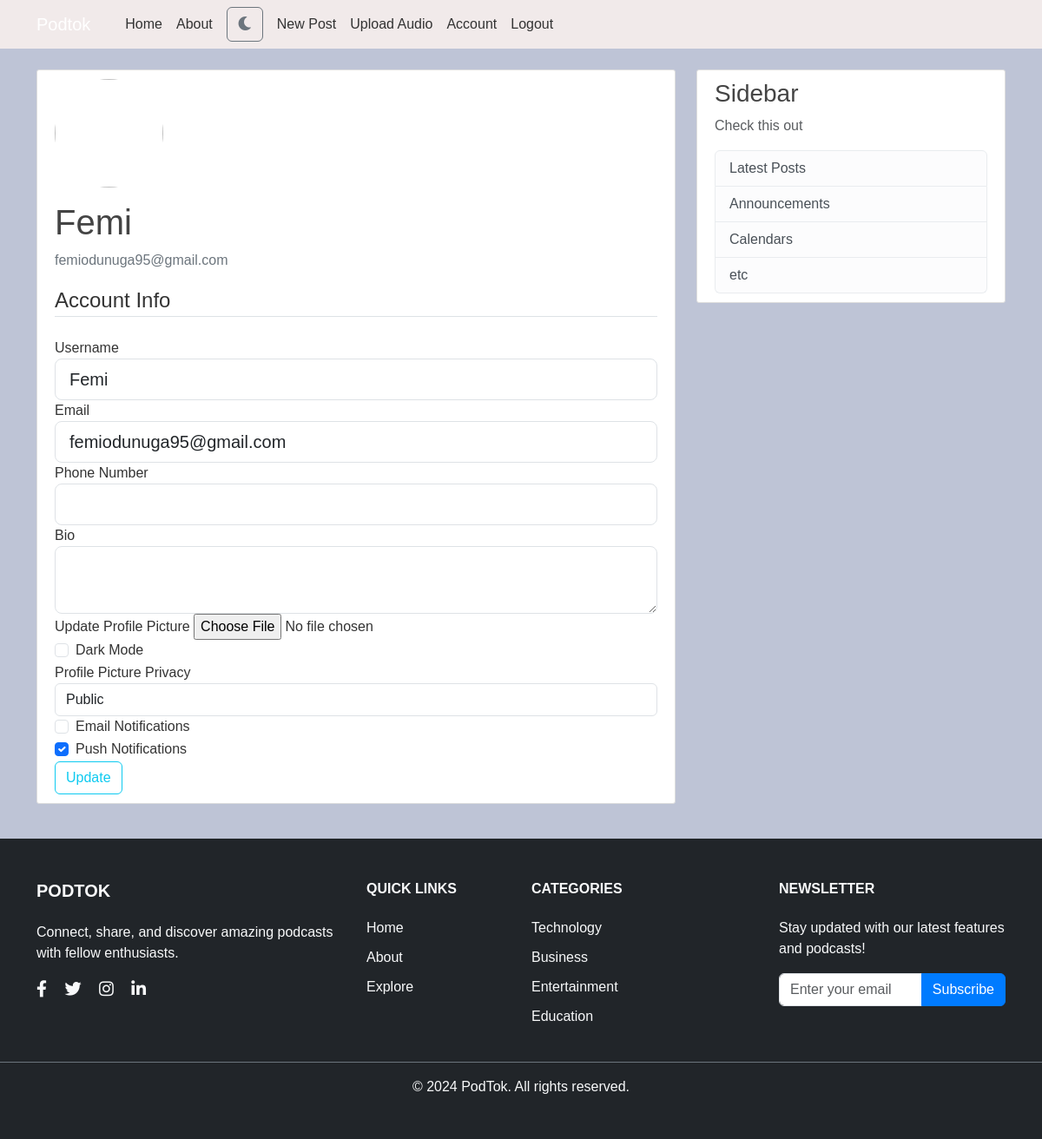
Page /account (signed in) on the earlier database version.
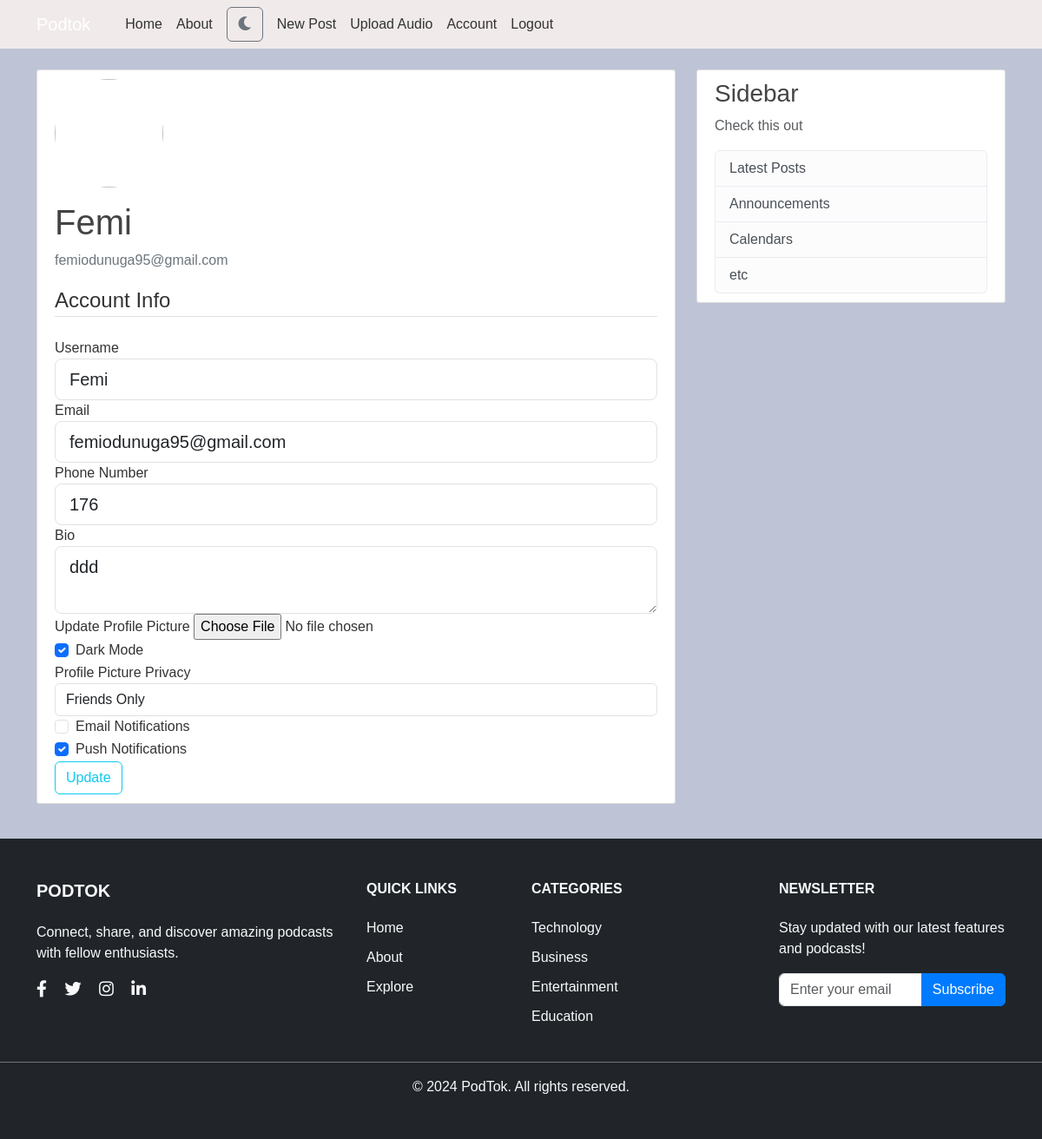
Same page on the later database version.
### podtok/models.py (models this page shows, shortened)
class User(db.Model, UserMixin):
    id = db.Column(db.Integer, primary_key=True)
    username = db.Column(db.String(20), unique=True, nullable=False)
    email = db.Column(db.String(120), unique=True, nullable=False)
    image_file = db.Column(db.String(20), nullable=False, default='default.jpg')
    password = db.Column(db.String(60), nullable=False)
    bio = db.Column(db.Text)
    join_date = db.Column(db.DateTime, nullable=False, default=datetime.utcnow)
    dark_mode = db.Column(db.Boolean, default=False)
    profile_pic_privacy = db.Column(db.String(20), default='public')
    notification = db.Column(db.Boolean, default=False)
    email_notifications = db.Column(db.Boolean, default=True)
    push_notifications = db.Column(db.Boolean, default=True)
    phone_number = db.Column(db.String(15), nullable=True)
    posts = db.relationship('Post', backref='author', lazy=True)
    podcasts = db.relationship('Podcast', backref='creator', lazy=True)
    audios = db.relationship('Audio', backref='author', lazy=True)

### podtok/users/routes.py (the view)
@users.route("/account", methods=['GET', 'POST'])
@login_required
def account():
    form = UpdateAccountForm()
    if form.validate_on_submit():
        if form.picture.data:
            picture_file = save_picture(form.picture.data)
            current_user.image_file = picture_file
        current_user.username = form.username.data
        current_user.email = form.email.data
        current_user.phone_number = form.phone_number.data
        current_user.bio = form.bio.data
        current_user.dark_mode = form.dark_mode.data
        current_user.profile_pic_privacy = form.profile_pic_privacy.data
        current_user.notification = form.email_notifications.data
        current_user.push_notifications = form.push_notifications.data
        db.session.commit()
        flash('Your account has been updated!', 'success')
        return redirect(url_for('users.account'))
    elif request.method == 'GET':
        form.username.data = current_user.username
        form.email.data = current_user.email
        form.phone_number.data = current_user.phone_number
        form.bio.data = current_user.bio
        form.dark_mode.data = current_user.dark_mode
        form.profile_pic_privacy.data = current_user.profile_pic_privacy
        form.email_notifications.data = current_user.notification
        form.push_notifications.data = current_user.push_notifications
    image_file = url_for('static', filename='profile_pics/' + current_user.image_file)
    return render_template('account.html', title='Account', image_file=image_file, form=form)

### podtok/users/forms.py (shortened to what this page needs)
class UpdateAccountForm(FlaskForm):
    username = StringField('Username',
                           validators=[DataRequired(), Length(min=3, max=20)])
    email = StringField('Email',
                        validators=[DataRequired(), Email()])
    phone_number = StringField('Phone Number', validators=[Length(max=20)])
    bio = TextAreaField('Bio', validators=[Length(max=500)])
    picture = FileField('Update Profile Picture', validators=[FileAllowed(['jpg', 'png'])])
    dark_mode = BooleanField('Dark Mode')
    profile_pic_privacy = SelectField('Profile Picture Privacy', choices=[('public', 'Public'), ('friends', 'Friends Only'), ('private', 'Private')])
    email_notifications = BooleanField('Email Notifications')
    push_notifications = BooleanField('Push Notifications')
    submit = SubmitField('Update')

### podtok/models.py (called while the page is built)
@login_manager.user_loader
def load_user(user_id):
    return User.query.get(int(user_id))

### podtok/templates/account.html (shortened to what this page needs)
{% extends "base.html" %}
{% block content %}
    <div class="content-section">
        <div class="media">
        <img class="rounded-circle account-img" src="{{ image_file }}">
        <div class="media-body">
            <h2 class="account-heading">{{ current_user.username }}</h2>
            <p class="text-secondary">{{ current_user.email }}</p>
        </div>
        </div>
            <form method="POST" action="{{ url_for('users.account') }}" enctype="multipart/form-data">
                <fieldset class="form-group">
                    <legend class="border-bottom mb-4"> Account Info</legend>
                    <div class="form-group">
                        {{ form.username.label(class="form-control-label") }}
                        {% if form.username.errors %}
                            {{ form.username(class="form-control form-control-lg is-invalid") }}
                            <div class="invalid-feedback">
                                {% for error in form.username.errors %}
                                    <span>{{ error }}</span>
                                {% endfor %}
                            </div>
                        {% else %}
                            {{ form.username(class="form-control form-control-lg") }}
                        {% endif %}
                    </div>
                    <div class="form-group">
                        {{ form.email.label(class="form-control-label") }}
                        {% if form.email.errors %}
                            {{ form.email(class="form-control form-control-lg is-invalid") }}
                            <div class="invalid-feedback">
                                {% for error in form.email.errors %}
                                    <span>{{ error }}</span>
                                {% endfor %}
                            </div>
                        {% else %}
                            {{ form.email(class="form-control form-control-lg") }}
                        {% endif %}
                    </div>
                    <div class="form-group">
                        {{ form.phone_number.label(class="form-control-label") }}
                        {{ form.phone_number(class="form-control form-control-lg") }}
                    </div>
                    <div class="form-group">
                        {{ form.bio.label(class="form-control-label") }}
                        {{ form.bio(class="form-control form-control-lg") }}
                    </div>
                    <div class="form-group">
                        {{ form.picture.label() }}
                        {{ form.picture(class="form-control-file") }}
                    </div>
                    <div class="form-check">
                        {{ form.dark_mode(class="form-check-input") }}
                        {{ form.dark_mode.label(class="form-check-label") }}
                    </div>
                    <div class="form-group">
                        {{ form.profile_pic_privacy.label(class="form-control-label") }}
                        {{ form.profile_pic_privacy(class="form-control") }}
                    </div>
                    <div class="form-check">
                        {{ form.email_notifications(class="form-check-input") }}
                        {{ form.email_notifications.label(class="form-check-label") }}
                    </div>
                    <div class="form-check">
                        {{ form.push_notifications(class="form-check-input") }}
                        {{ form.push_notifications.label(class="form-check-label") }}
                    </div>
                </fieldset>
                <div class="form-group">
                    {{ form.submit(class="btn btn-outline-info") }}
                </div>
            </form>
        </div>
{% endblock content %}

### podtok/templates/base.html (shortened to what this page needs)
<!DOCTYPE html>
<html lang="en">
<head>
    <link rel="stylesheet" href="https://cdn.jsdelivr.net/npm/bootstrap@5.3.3/dist/css/bootstrap.min.css"
>
    <link rel="stylesheet" type="text/css" href="{{ url_for('static', filename='main.css') }}">
    <link rel="stylesheet" href="https://cdnjs.cloudflare.com/ajax/libs/font-awesome/5.15.3/css/all.min.css">
</head>
<body>
    <header class="site-header">
        <nav class="navbar navbar-expand-md navbar-dark bg-steel fixed-top">
            <div class="container">
                <a class="navbar-brand mr-4" href="/">Podtok</a>
                <div class="collapse navbar-collapse" id="navbarToggle">
                    <div class="navbar-nav mr-auto">
                        <a class="nav-item nav-link" href="{{ url_for('main.index') }}"></a>
                        <a class="nav-item nav-link" href="{{ url_for('main.home') }}">Home</a>
                        <a class="nav-item nav-link" href="{{ url_for('main.about') }}">About</a>
                    </div>
                    <div class="navbar-nav">
                        <button id="theme-toggle" class="btn btn-outline-secondary mx-2">
                            <i class="fas fa-moon" id="theme-icon"></i>
                        </button>
                        {% if current_user.is_authenticated %}
                            <a class="nav-item nav-link" href="{{ url_for('posts.new_post') }}">New Post</a>
                            <a class="nav-item nav-link" href="{{ url_for('audios.upload_audio') }}">Upload Audio</a>
                            <a class="nav-item nav-link" href="{{ url_for('users.account') }}">Account</a>
                            <a class="nav-item nav-link" href="{{ url_for('users.logout') }}">Logout</a>
                        {% else %}
                            <a class="nav-item nav-link" href="{{ url_for('users.login') }}">Login</a>
                            <a class="nav-item nav-link" href="{{ url_for('users.register') }}">Register</a>
                        {% endif %}
                    </div>
                </div>
            </div>
        </nav>
    </header>
    <main role="main" class="{% if full_width %}container-fluid px-0{% else %}container{% endif %}">
        <div class="row">
            <div class="{% if full_width %}col-12{% else %}col-md-8{% endif %}">
                {% block content %}{% endblock %}
            </div>
            {% if not full_width %}
                <div class="col-md-4">
                    <div class="content-section">
                        <h3>Sidebar</h3>
                        <p class="text-muted">Check this out</p>
                        <ul class="list-group">
                            <li class="list-group-item list-group-item-light">Latest Posts</li>
                            <li class="list-group-item list-group-item-light">Announcements</li>
                            <li class="list-group-item list-group-item-light">Calendars</li>
                            <li class="list-group-item list-group-item-light">etc</li>
                        </ul>
                    </div>
                </div>
            {% endif %}
        </div>
    </main>
    <footer class="footer bg-dark text-light py-5">
        <div class="container">
            <div class="row">
                <div class="col-md-4 mb-4 mb-md-0">
                    <h5 class="text-uppercase mb-4">PodTok</h5>
                    <p>Connect, share, and discover amazing podcasts with fellow enthusiasts.</p>
                    <div class="social-icons mt-3">
                        <a href="#" class="text-light me-3" aria-label="Facebook"><i class="fab fa-facebook-f"></i></a>
                        <a href="#" class="text-light me-3" aria-label="Twitter"><i class="fab fa-twitter"></i></a>
                        <a href="#" class="text-light me-3"><i class="fab fa-instagram"></i></a>
                        <a href="#" class="text-light"><i class="fab fa-linkedin-in"></i></a>
                    </div>
                </div>
                <div class="col-md-2 mb-4 mb-md-0">
                    <h6 class="text-uppercase mb-4">Quick Links</h6>
                    <ul class="list-unstyled">
                        <li><a href="{{ url_for('main.home') }}" class="text-light">Home</a></li>
                        <li><a href="{{ url_for('main.about') }}" class="text-light">About</a></li>
                        <li><a href="{{ url_for('main.index') }}" class="text-light">Explore</a></li>
                    </ul>
                </div>
                <div class="col-md-3 mb-4 mb-md-0">
                    <h6 class="text-uppercase mb-4">Categories</h6>
                    <ul class="list-unstyled">
                        <li><a href="#" class="text-light">Technology</a></li>
                        <li><a href="#" class="text-light">Business</a></li>
                        <li><a href="#" class="text-light">Entertainment</a></li>
                        <li><a href="#" class="text-light">Education</a></li>
                    </ul>
                </div>
                <div class="col-md-3">
                    <h6 class="text-uppercase mb-4">Newsletter</h6>
                    <p class="mb-3">Stay updated with our latest features and podcasts!</p>
                    <form>
                        <div class="input-group mb-3">
                            <input type="email" class="form-control" placeholder="Enter your email" aria-label="Enter your email" aria-describedby="button-addon2">
                            <button class="btn btn-primary" type="button" id="button-addon2">Subscribe</button>
                        </div>
                    </form>
                </div>
            </div>
        </div>
        <div class="text-center mt-4 pt-3 border-top border-secondary">
            <p class="mb-0">&copy; 2024 PodTok. All rights reserved.</p>
        </div>
    </footer>
</body>
</html>

### podtok/static/main.css (style rules this page uses)
body { background: var(--background-color); color: var(--text-color); margin-top: 5rem; font-family: Arial, sans-serif; }
h1, h2, h3, h4, h5, h6 { color: var(--heading-color); }
a { color: var(--link-color); text-decoration: none; }
:root { --background-color: #bec4d6; --text-color: #333333; --heading-color: #444444; --link-color: #007bff; --link-hover-color: #0056b3; --card-background: #ffffff; --footer-background: #f8f9fa; }
.content-section { background: var(--card-background); padding: 10px 20px; border: 1px solid #dddddd; border-radius: 3px; margin-bottom: 20px; }
.rounded-circle { border-radius: 50% !important; }
.account-img { height: 125px; width: 125px; margin-right: 20px; margin-bottom: 16px; }
.account-heading { font-size: 2.5rem; }
.site-header .navbar-nav .nav-link { color: var(--text-color); }
.footer { background-color: var(--footer-background); padding: 20px 0; margin-top: 20px; color: var(--text-color); }
.footer a { color: var(--text-color); text-decoration: none; transition: color 0.3s ease; }
.social-icons a { font-size: 1.2rem; transition: transform 0.3s ease; }
.bg-steel { background-color: #f1eaea; }
.footer h5, .footer h6 { color: #f8f9fa; font-weight: 600; }
.footer ul li { margin-bottom: 10px; }
.footer .btn-primary { background-color: #007bff; border-color: #007bff; }

Differences in the rows shown:
changed User "Femi": phone_number (not shown) → "176"; bio (not shown) → "ddd"; dark_mode "☐" → "☑"; profile_pic_privacy "Public" → "Friends Only"
